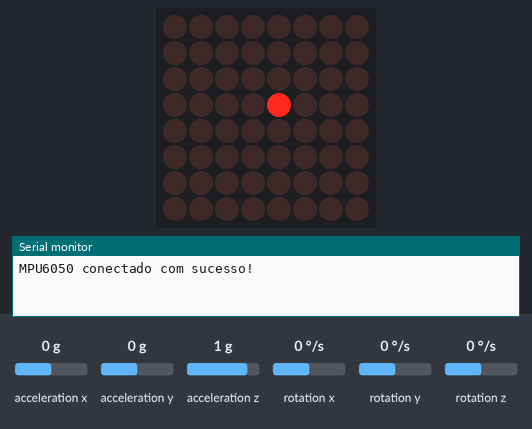
A sketch run on a simulated Arduino Uno, built with avr-gcc and run on an emulated ATmega328P. On the bench: 8×8 LED matrix, the last lines printed to the serial monitor. Wiring (inferred from the names in the program): MAX7219 LED driver (orientation assumed): data pin 11; clock pin 12; CS pin 10. Inputs (shaded band) come from the test bench; at power-on: acceleration x 0 g, acceleration y 0 g, acceleration z 1 g, rotation x 0 °/s, rotation y 0 °/s, rotation z 0 °/s.

Above: at 1.2 s.
1.3 s: acceleration x set to 0.4 g
2.8 s: acceleration x set to 0.7 g
At 2.85 s:
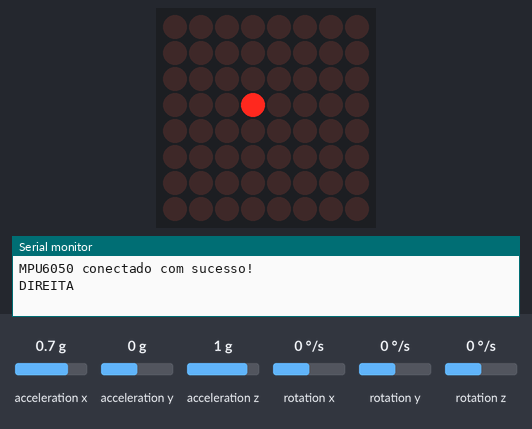
At 3.9 s:
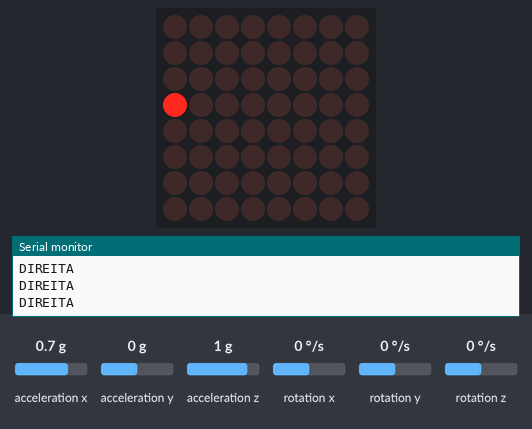
4.6 s: acceleration y set to -0.4 g
6.1 s: acceleration y set to -0.7 g
At 6.8 s:
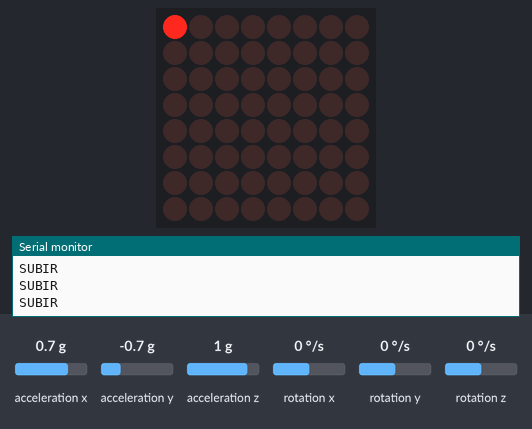
7.8 s: acceleration x set to -0.4 g
9.3 s: acceleration x set to -0.7 g
At 10.5 s:
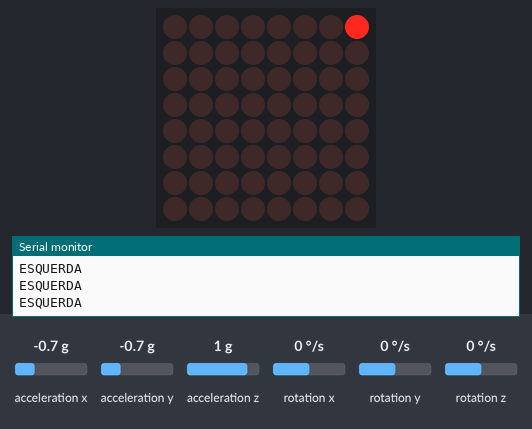
Timing chart, 0 to 12.2 s (numbered marks = the images above; inputs shaded):
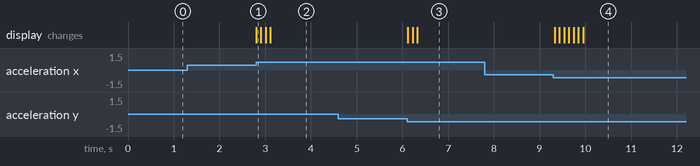

Measured:
- the behaviour switches between 0.5 and 0.6 g on acceleration x (found by bisection; images 0 and 1)
- the behaviour switches between -0.5 and -0.6 g on acceleration y (found by bisection; images 2 and 3)
- the behaviour switches between -0.5 and -0.6 g on acceleration x (found by bisection; images 3 and 4)
- after the input at 1.3 s, every drawn part: stays the same
- after the input at 2.8 s, the display: changes at once (image 1)
- after the input at 4.6 s, every drawn part: stays the same
- after the input at 6.1 s, the display: first changes at once (image 3 shows a later state)
- after the input at 7.8 s, every drawn part: stays the same
- after the input at 9.3 s, the display: first changes at once (image 4 shows a later state)

The sketch:

MPU6050-LED-Matrix-Control.ino
```cpp
#include <Wire.h>
#include <MPU6050.h>

// Definição dos pinos do MAX7219
#define DIN_PIN 11  // Pino de dados
#define CS_PIN 10   // Pino de seleção de chip
#define CLK_PIN 12 // Pino de clock

MPU6050 mpu;

// Tabela para enviar dados à matriz
byte matrix[8] = {0}; // Representa o estado de cada linha (8x8)

// Função para enviar dados ao MAX7219
void sendToMax7219(byte address, byte data) {
  digitalWrite(CS_PIN, LOW);
  shiftOut(DIN_PIN, CLK_PIN, MSBFIRST, address); // Endereço do registro
  shiftOut(DIN_PIN, CLK_PIN, MSBFIRST, data);    // Dados
  digitalWrite(CS_PIN, HIGH);
}

// Inicialização do MAX7219
void initMax7219() {
  pinMode(DIN_PIN, OUTPUT);
  pinMode(CS_PIN, OUTPUT);
  pinMode(CLK_PIN, OUTPUT);

  sendToMax7219(0x09, 0x00); // Decodificação desligada
  sendToMax7219(0x0A, 0x03); // Brilho (0x00 a 0x0F)
  sendToMax7219(0x0B, 0x07); // Limite de varredura (todas as 8 linhas)
  sendToMax7219(0x0C, 0x01); // Liga o display
  sendToMax7219(0x0F, 0x00); // Teste desligado
}

// Atualiza os dados na matriz
void updateMatrix() {
  for (byte i = 0; i < 8; i++) {
    sendToMax7219(i + 1, matrix[i]);
  }
}

// Configuração inicial
void setup() {
  Serial.begin(9600);
  Wire.begin();

  // Inicializa o MPU6050
  mpu.initialize();
  if (mpu.testConnection()) {
    Serial.println("MPU6050 conectado com sucesso!");
  } else {
    Serial.println("Erro ao conectar com o MPU6050.");
    while (1); // Travar se falhar
  }

  // Inicializa o MAX7219
  initMax7219();
}

// Variáveis de posição do "pixel" na matriz
int xPos = 3;
int yPos = 3;

void loop() {
  int16_t ax, ay, az;

  // Obtém os valores de aceleração
  mpu.getAcceleration(&ax, &ay, &az);

  // Normaliza os valores (g = 16384)
  float x = ax / 16384.0;
  float y = ay / 16384.0;

  // Determina o movimento e ajusta as coordenadas
  if (x > 0.5 && xPos < 7) {
    Serial.println("DIREITA");
    xPos++; // Move para a direita
  } else if (x < -0.5 && xPos > 0) {
    Serial.println("ESQUERDA");
    xPos--; // Move para a esquerda
  }

  // Corrigindo o movimento vertical (Y)
  if (y > 0.5 && yPos < 7) {
    Serial.println("DESCER");
    yPos++; // Agora desce na matriz
  } else if (y < -0.5 && yPos > 0) {
    Serial.println("SUBIR");
    yPos--; // Agora sobe na matriz
  }

  // Atualiza a posição do "pixel" na matriz
  for (int i = 0; i < 8; i++) {
    matrix[i] = 0; // Limpa a linha
  }
  matrix[yPos] = 1 << xPos; // Acende o "pixel" na posição correta

  updateMatrix(); // Envia os dados para a matriz

  delay(100); // Pequeno atraso para suavizar o movimento
}
```
